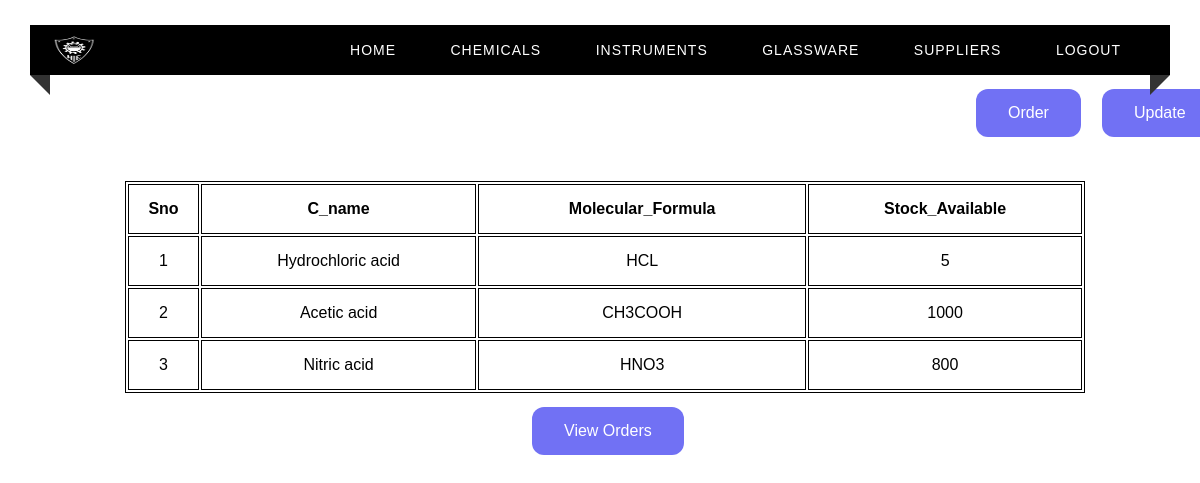
Page /chemicals on the earlier database version.
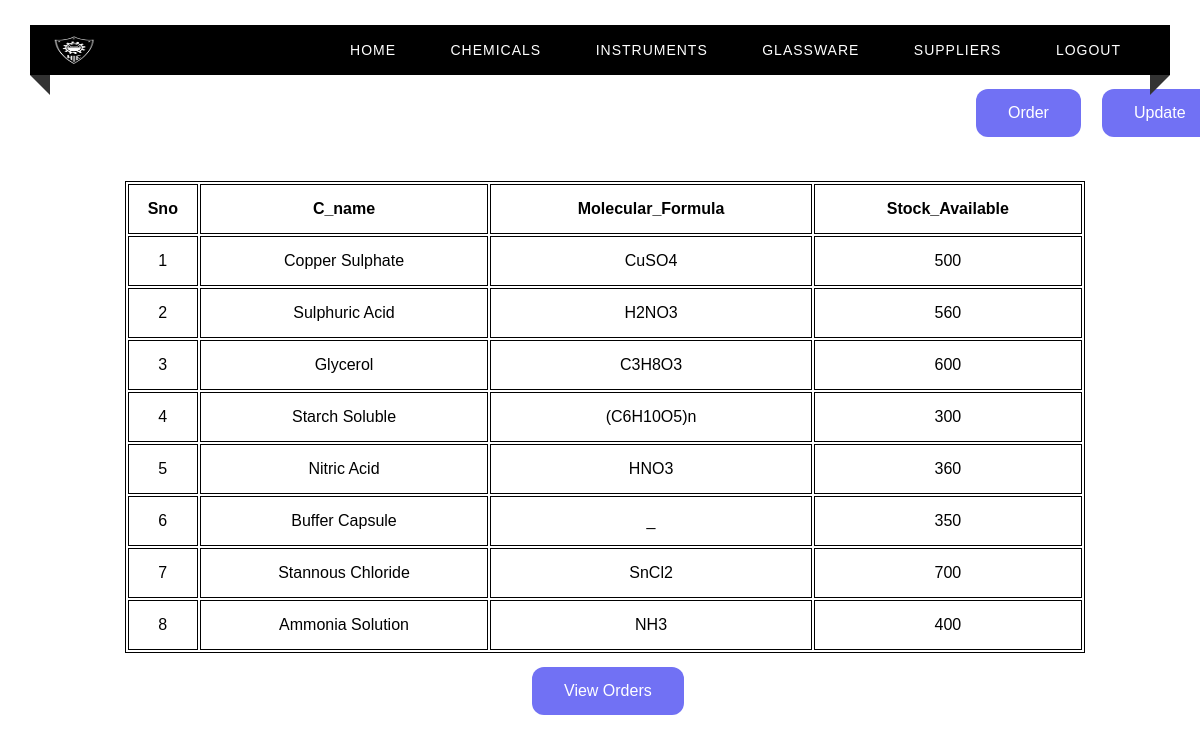
Same page on the later database version.
### tables this page shows
CREATE TABLE CHEMICALS(
    Sno INTEGER(4)  UNIQUE,
    Chem_Name VARCHAR(50) PRIMARY KEY,
    Molecular_Formula VARCHAR(20),
    Stock_Available DECIMAL(9,3) NOT NULL
);

### app.py (the view)
@app.route("/chemicals")
def chemicals() :
    c = get_db()
    cur = c.cursor()
    cur.execute("SELECT * from CHEMICALS")
    return render_template("chemicals.html", test = cur.fetchall())

### app.py (called while the page is built)
def get_db():
    db = getattr(g, '_database', None)
    if db is None:
        db = g._database = sqlite3.connect(DATABASE)
    return db

@app.teardown_appcontext
def close_connection(exception):
    db = getattr(g, '_database', None)
    if db is not None:
        db.close()

### templates/chemicals.html (shortened to what this page needs)
<html>
<head>
    <link rel="stylesheet" type="text/css" href="../static/home.css">
</head>
<body>
<div class="custom-padding">
        <nav>
            <div class="logo"><img src = "../static/nieLogo.png" width = "45px", height = "30px"></div>
            <ul class="menu-area">
                <li><a href="/home">Home</a></li>
                <li><a href="/chemicals">Chemicals</a></li>
                <li><a href="/instruments">Instruments</a></li>
                <li><a href="/glassware">Glassware</a></li>
                <li><a href="/suppliers">Suppliers</a></li>
                <li><a href="/">Logout</a></li>
            </ul>
        </nav>
        <a href="/updateChemicalOptions" target = "_blank" class="button">Update</a>
        <a href="/orderChemicals" class="button1">Order</a>
        <div class="tab">
          <table align="center" style="margin-left : 125px; margin-top : 50px;">
              <th>Sno</th>
              <th>C_name</th>
              <th>Molecular_Formula</th>
              <th>Stock_Available</th>
            {% for row in test %}
            <tr>
                <td> {{ row[0] }}</td>
                <td> {{ row[1] }}</td>
                <td> {{ row[2] }}</td>
                <td> {{ row[3] }}</td>
            </tr>
            {% endfor %}
          </table>
        </div>
        <a href="/viewChemicalOrders" class="button2">View Orders</a>
    </div>
</body>
</html>

### static/home.css (style rules this page uses)
* { margin: 0; padding: 0; outline: 0; box-sizing: border-box; }
body { background-image: url(books4.png) no-repeat center fixed; background-size: cover; background-position: center; }
.menu-area li a { text-decoration: none; }
.menu-area li { list-style-type: none; }
.custom-padding { padding-top: 25px; }
nav { position: relative; width: calc(100% - 60px); margin: 0 auto; padding: 10px 0; background: #000000; z-index: 1; text-align: right; padding-right: 2%; font-family: sans-serif; }
.logo { width: 15%; float: left; text-transform: uppercase; color: #fff; font-size: 25px; text-align: left; padding-left: 2%; }
.menu-area li { display: inline-block; }
.menu-area a { color: #fff; font-weight: 300; letter-spacing: 1px; text-transform: uppercase; display: block; padding: 0 25px; font-size: 14px; line-height: 30px; position: relative; z-index: 1; }
nav:before { position: absolute; content: ''; border-top: 10px solid #333; border-right: 10px solid #333; border-left: 10px solid transparent; border-bottom: 10px solid transparent; top: 100%; left: 0; }
nav:after { position: absolute; content: ''; border-top: 10px solid #333; border-left: 10px solid #333; border-right: 10px solid transparent; border-bottom: 10px solid transparent; top: 100%; right: 0; }
body { margin: 0; padding: 0; background: url(books3.jpg) no-repeat center fixed; background-size: cover; background-position: center; font-family: sans-serif; }

### templates/chemicals.html (style rules this page uses)
.button { background-color: #7171F4; border: none; color: white; padding: 15px 32px; text-align: center; text-decoration: none; display: inline-block; font-size: 16px; margin: 4px 2px; cursor: pointer; border-radius: 12px; position: relative; left: 1100px; top: 10px; }
.button1 { background-color: #7171F4; border: none; color: white; padding: 15px 32px; text-align: center; text-decoration: none; display: inline-block; font-size: 16px; margin: 4px 2px; cursor: pointer; border-radius: 12px; position: relative; left: 850px; top: 10px; }
.button2 { background-color: #7171F4; border: none; color: white; padding: 15px 32px; text-align: center; text-decoration: none; display: inline-block; font-size: 16px; margin: 4px 2px; cursor: pointer; border-radius: 12px; position: relative; left: 530px; top: 10px; }
table { width: 80%; border: 1px solid black; }
th,td { height: 50px; border: 1px solid black; text-align: center; }

Differences in the rows shown:
removed CHEMICALS: Sno "1", Chem_Name "Hydrochloric acid", Molecular_Formula "HCL", Stock_Available "5"
removed CHEMICALS: Sno "2", Chem_Name "Acetic acid", Molecular_Formula "CH3COOH", Stock_Available "1000"
removed CHEMICALS: Sno "3", Chem_Name "Nitric acid", Molecular_Formula "HNO3", Stock_Available "800"
added CHEMICALS: Sno "1", Chem_Name "Copper Sulphate", Molecular_Formula "CuSO4", Stock_Available "500"
added CHEMICALS: Sno "2", Chem_Name "Sulphuric Acid", Molecular_Formula "H2NO3", Stock_Available "560"
added CHEMICALS: Sno "3", Chem_Name "Glycerol", Molecular_Formula "C3H8O3", Stock_Available "600"
added CHEMICALS: Sno "4", Chem_Name "Starch Soluble", Molecular_Formula "(C6H10O5)n", Stock_Available "300"
added CHEMICALS: Sno "5", Chem_Name "Nitric Acid", Molecular_Formula "HNO3", Stock_Available "360"
added CHEMICALS: Sno "6", Chem_Name "Buffer Capsule", Molecular_Formula "_", Stock_Available "350"
added CHEMICALS: Sno "7", Chem_Name "Stannous Chloride", Molecular_Formula "SnCl2", Stock_Available "700"
added CHEMICALS: Sno "8", Chem_Name "Ammonia Solution", Molecular_Formula "NH3", Stock_Available "400"
